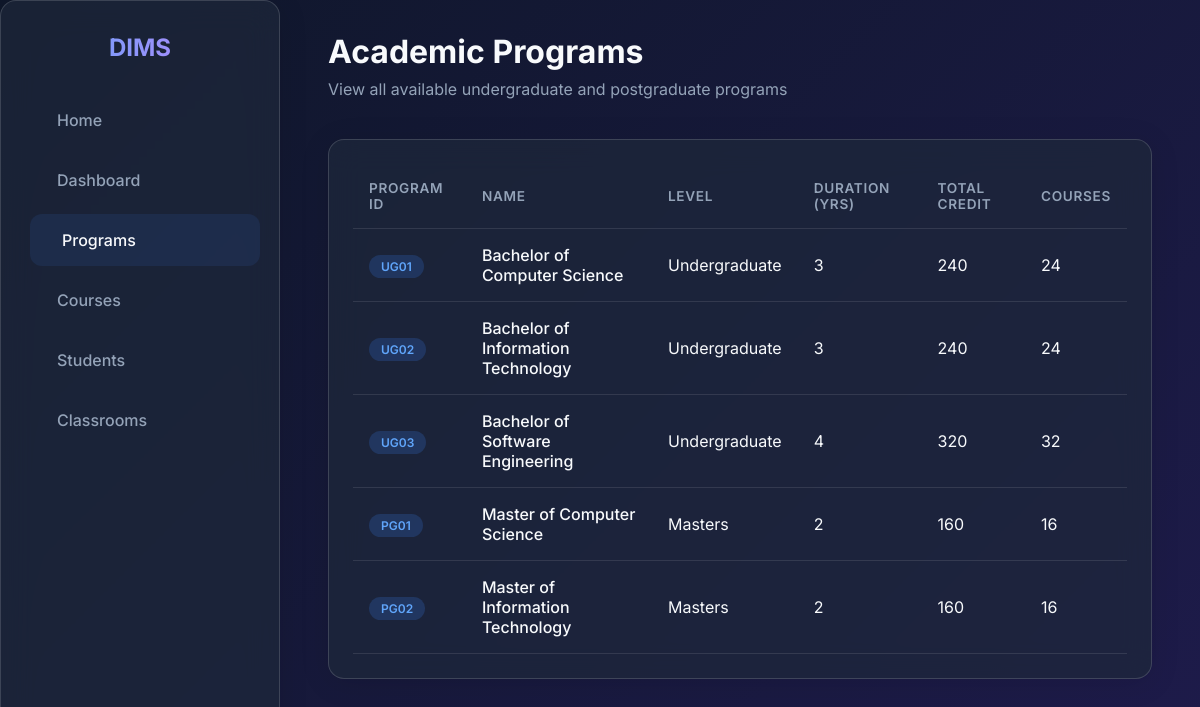
Page /programs on the committed database.
### tables this page shows
CREATE TABLE Programs (
    progID          TEXT    PRIMARY KEY,   -- e.g. 'UG01', 'PG01'
    progName        TEXT    NOT NULL,      -- e.g. 'Bachelor of Computer Science'
    progLevel       TEXT    NOT NULL       -- 'Undergraduate' or 'Masters'
                    CHECK (progLevel IN ('Undergraduate', 'Masters')),
    duration        INTEGER NOT NULL,      -- Duration in years (e.g. 3 or 2)
    totalCredit     INTEGER NOT NULL,      -- Total credit points required
    num_of_courses  INTEGER NOT NULL       -- Total number of courses in program
);

### routes/programs.py (the view)
@programs_bp.route('/programs')
def list_programs():
    programs = Program.get_all_programs()
    return render_template('programs.html', programs=programs)

### models/program.py (called while the page is built)
    @staticmethod
    def get_all_programs():
        programs = []
        with sqlite3.connect('database.db') as conn:
            conn.row_factory = sqlite3.Row
            cursor = conn.cursor()
            cursor.execute("SELECT * FROM Programs")
            rows = cursor.fetchall()
            for row in rows:
                programs.append(Program(**dict(row)))
        return programs

### templates/programs.html (shortened to what this page needs)
{% extends "base.html" %}
{% block content %}
<div class="page-header">
    <h1>Academic Programs</h1>
    <p>View all available undergraduate and postgraduate programs</p>
</div>
<div class="glass table-container">
    <table>
        <thead>
            <tr>
                <th>Program ID</th>
                <th>Name</th>
                <th>Level</th>
                <th>Duration (Yrs)</th>
                <th>Total Credit</th>
                <th>Courses</th>
            </tr>
        </thead>
        <tbody>
            {% if programs %}
                {% for p in programs %}
                <tr>
                    <td><span class="badge badge-blue">{{ p.progID }}</span></td>
                    <td style="font-weight: 500;">{{ p.progName }}</td>
                    <td>{{ p.progLevel }}</td>
                    <td>{{ p.duration }}</td>
                    <td>{{ p.totalCredit }}</td>
                    <td>{{ p.num_of_courses }}</td>
                </tr>
                {% endfor %}
            {% else %}
                <tr>
                    <td colspan="6" style="text-align: center; padding: 2rem; color: var(--text-muted);">No programs found.</td>
                </tr>
            {% endif %}
        </tbody>
    </table>
</div>
{% endblock %}

### static/style.css (style rules this page uses)
:root { --bg-dark: #0f172a; --bg-card: rgba(30, 41, 59, 0.7); --text-main: #f8fafc; --text-muted: #94a3b8; --primary: #3b82f6; --primary-hover: #2563eb; --secondary: #8b5cf6; --border-color: rgba(255, 255, 255, 0.1); --glass-shadow: 0 4px 30px rgba(0, 0, 0, 0.1); --glass-border: 1px solid rgba(255, 255, 255, 0.15); }
* { box-sizing: border-box; margin: 0; padding: 0; }
body { font-family: 'Inter', sans-serif; background: linear-gradient(135deg, var(--bg-dark), #1e1b4b); color: var(--text-main); min-height: 100vh; display: flex; overflow-x: hidden; }
.glass { background: var(--bg-card); backdrop-filter: blur(16px); -webkit-backdrop-filter: blur(16px); border: var(--glass-border); border-radius: 16px; box-shadow: var(--glass-shadow); }
.page-header { margin-bottom: 2.5rem; }
.page-header h1 { font-size: 2rem; font-weight: 700; margin-bottom: 0.5rem; }
.page-header p { color: var(--text-muted); }
.table-container { width: 100%; overflow-x: auto; padding: 1.5rem; margin-top: 1.5rem; }
table { width: 100%; border-collapse: collapse; text-align: left; }
th, td { padding: 1rem; border-bottom: 1px solid var(--border-color); }
th { font-weight: 600; color: var(--text-muted); text-transform: uppercase; font-size: 0.85rem; letter-spacing: 0.05em; }
.badge { padding: 0.25rem 0.75rem; border-radius: 9999px; font-size: 0.75rem; font-weight: 600; }
.badge-blue { background: rgba(59, 130, 246, 0.2); color: #60a5fa; }

### rows in the picture
Programs: progID "UG01", progName "Bachelor of Computer Science", progLevel "Undergraduate", duration "3", totalCredit "240", num_of_courses "24"
Programs: progID "UG02", progName "Bachelor of Information Technology", progLevel "Undergraduate", duration "3", totalCredit "240", num_of_courses "24"
Programs: progID "UG03", progName "Bachelor of Software Engineering", progLevel "Undergraduate", duration "4", totalCredit "320", num_of_courses "32"
Programs: progID "PG01", progName "Master of Computer Science", progLevel "Masters", duration "2", totalCredit "160", num_of_courses "16"
Programs: progID "PG02", progName "Master of Information Technology", progLevel "Masters", duration "2", totalCredit "160", num_of_courses "16"
